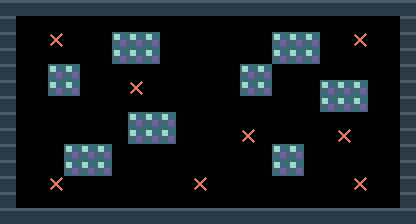

Below is a game level as drawn by its tile map, then a one-line description and the .tmx file that defines it, in full:
An orthogonal 26x14 tile map with 16x16 px tiles, 2 tile layers (terreno, marcadores).

<map version="1.10" tiledversion="1.11.0" orientation="orthogonal" renderorder="right-down" width="26" height="14" tilewidth="16" tileheight="16" infinite="0" nextlayerid="3" nextobjectid="1">
 <properties>
  <property name="tipo" value="cat_combate" />
  <property name="nombre" value="vitrales_rotos" />
 </properties>
 <tileset firstgid="1" source="muelle.tsx" />
 <layer id="1" name="terreno" width="26" height="14">
  <data encoding="csv">
1,1,1,1,1,1,1,1,1,1,1,1,1,1,1,1,1,1,1,1,1,1,1,1,1,1,
1,0,0,0,0,0,0,0,0,0,0,0,0,0,0,0,0,0,0,0,0,0,0,0,0,1,
1,0,0,0,0,0,0,5,5,5,0,0,0,0,0,0,0,5,5,5,0,0,0,0,0,1,
1,0,0,0,0,0,0,5,5,5,0,0,0,0,0,0,0,5,5,5,0,0,0,0,0,1,
1,0,0,5,5,0,0,0,0,0,0,0,0,0,0,5,5,0,0,0,0,0,0,0,0,1,
1,0,0,5,5,0,0,0,0,0,0,0,0,0,0,5,5,0,0,0,5,5,5,0,0,1,
1,0,0,0,0,0,0,0,0,0,0,0,0,0,0,0,0,0,0,0,5,5,5,0,0,1,
1,0,0,0,0,0,0,0,5,5,5,0,0,0,0,0,0,0,0,0,0,0,0,0,0,1,
1,0,0,0,0,0,0,0,5,5,5,0,0,0,0,0,0,0,0,0,0,0,0,0,0,1,
1,0,0,0,5,5,5,0,0,0,0,0,0,0,0,0,0,5,5,0,0,0,0,0,0,1,
1,0,0,0,5,5,5,0,0,0,0,0,0,0,0,0,0,5,5,0,0,0,0,0,0,1,
1,0,0,0,0,0,0,0,0,0,0,0,0,0,0,0,0,0,0,0,0,0,0,0,0,1,
1,0,0,0,0,0,0,0,0,0,0,0,0,0,0,0,0,0,0,0,0,0,0,0,0,1,
1,1,1,1,1,1,1,1,1,1,1,1,1,1,1,1,1,1,1,1,1,1,1,1,1,1
</data>
 </layer>
 <layer id="2" name="marcadores" width="26" height="14">
  <data encoding="csv">
0,0,0,0,0,0,0,0,0,0,0,0,0,0,0,0,0,0,0,0,0,0,0,0,0,0,
0,0,0,0,0,0,0,0,0,0,0,0,0,0,0,0,0,0,0,0,0,0,0,0,0,0,
0,0,0,3,0,0,0,0,0,0,0,0,0,0,0,0,0,0,0,0,0,0,3,0,0,0,
0,0,0,0,0,0,0,0,0,0,0,0,0,0,0,0,0,0,0,0,0,0,0,0,0,0,
0,0,0,0,0,0,0,0,0,0,0,0,0,0,0,0,0,0,0,0,0,0,0,0,0,0,
0,0,0,0,0,0,0,0,3,0,0,0,0,0,0,0,0,0,0,0,0,0,0,0,0,0,
0,0,0,0,0,0,0,0,0,0,0,0,0,0,0,0,0,0,0,0,0,0,0,0,0,0,
0,0,0,0,0,0,0,0,0,0,0,0,0,0,0,0,0,0,0,0,0,0,0,0,0,0,
0,0,0,0,0,0,0,0,0,0,0,0,0,0,0,3,0,0,0,0,0,3,0,0,0,0,
0,0,0,0,0,0,0,0,0,0,0,0,0,0,0,0,0,0,0,0,0,0,0,0,0,0,
0,0,0,0,0,0,0,0,0,0,0,0,0,0,0,0,0,0,0,0,0,0,0,0,0,0,
0,0,0,3,0,0,0,0,0,0,0,0,3,0,0,0,0,0,0,0,0,0,3,0,0,0,
0,0,0,0,0,0,0,0,0,0,0,0,0,0,0,0,0,0,0,0,0,0,0,0,0,0,
0,0,0,0,0,0,0,0,0,0,0,0,0,0,0,0,0,0,0,0,0,0,0,0,0,0
</data>
 </layer>
</map>
